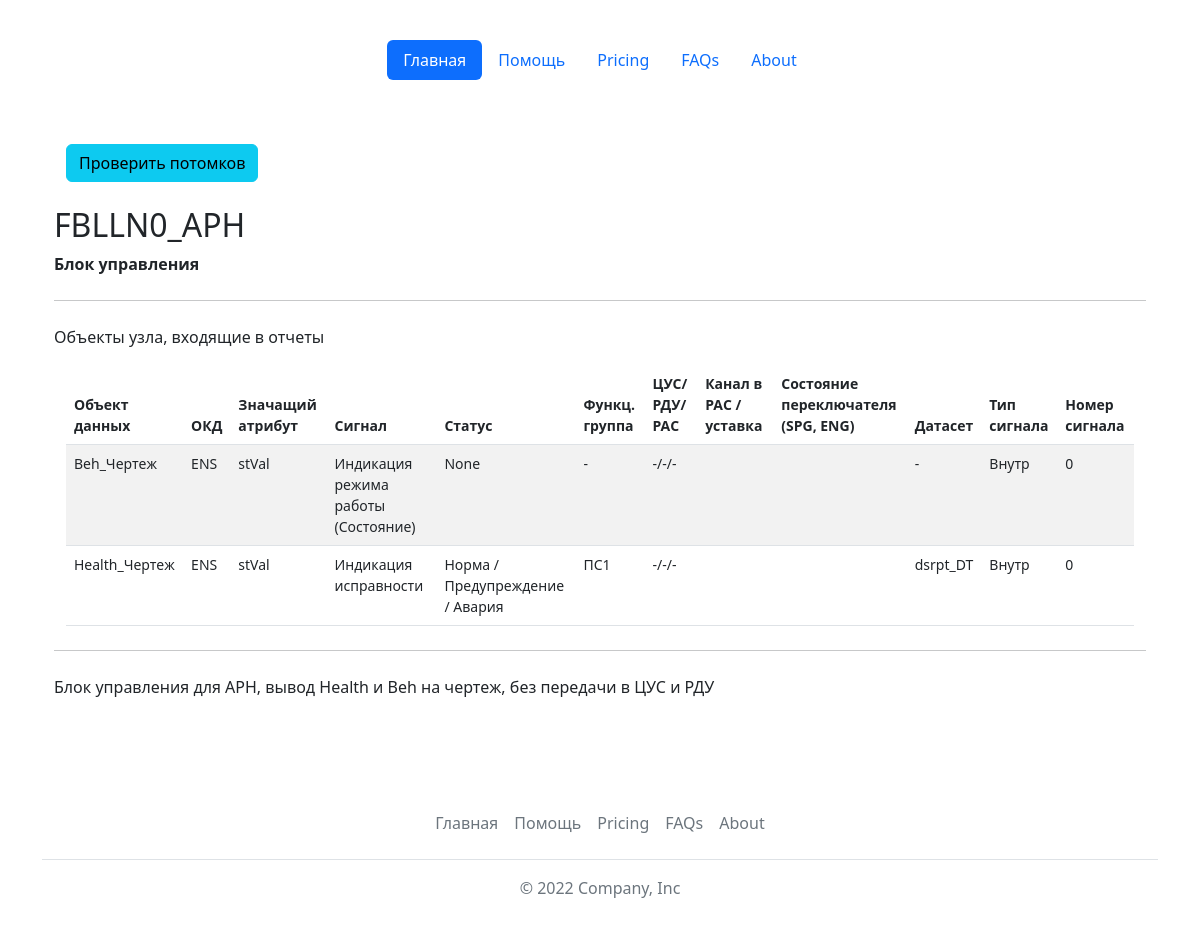
/lntypes/show/?name=FBLLN0_АРН&type=ln, run on the app's committed database.
### base_types/models.py (models this page shows, shortened)
class LogicNodesTypes(models.Model):
    id = models.AutoField(primary_key=True)
    name = models.CharField(max_length=64, verbose_name='Имя типа ЛУ', unique=True)
    description = models.TextField(max_length=1024, blank=True, verbose_name='Описание')
    explanation = models.TextField(max_length=2048, blank=True, verbose_name='Пояснение')
    class Meta:
        verbose_name = 'Тип логического узла'
        verbose_name_plural = 'Типы логических узлов'
        ordering = ['name']

class LNobject(models.Model):
    CUS_CHOICES = [
        ('+', '+'),
        ('-', '-')
    ]
    RAS_CHOICES = [
        ('+', '+'),
        ('-', '-'),
        ('П', 'П')
    ]
    SIG_CHOICES = [
        ('Внутр', 'Внутренний сигнал'),
        ('ВнутрШтрих', 'Внутренний штриховой'),
        ('-', 'Без прорисовки')
    ]
    id = models.AutoField(primary_key=True)
    data_object = models.ForeignKey(DataObjects, on_delete=models.CASCADE, verbose_name='Объект данных')
    cdc = models.ForeignKey(CDCs, on_delete=models.CASCADE, verbose_name='ОКД')
    signal = models.ForeignKey(Signals, on_delete=models.CASCADE, verbose_name='Сигнал', null=True, default='<не задан>')
    status = models.ForeignKey(Statuses, on_delete=models.CASCADE, verbose_name='Статус сигнала', blank=True, null=True)
    clue_attr = models.ForeignKey(ClueAttrs, on_delete=models.CASCADE, verbose_name='Значащий атрибут', default='<не задан>')
    func_group = models.IntegerField(verbose_name='Функ. группа', default=-1)
    cus = models.CharField(max_length=1, choices=CUS_CHOICES, default='-', verbose_name='ЦУС')
    rdu = models.CharField(max_length=1, choices=CUS_CHOICES, default='-', verbose_name='РДУ')
    ras = models.CharField(max_length=1, choices=RAS_CHOICES, default='-', verbose_name='РАС')
    dataset = models.ForeignKey(Datasets, on_delete=models.CASCADE, verbose_name='Датасет', blank=True, null=True)
    sgras_name = models.CharField(max_length=256, verbose_name='Обозначение РАС/Уставка', blank=True)
    sg_modes = models.ForeignKey(SG_modes, on_delete=models.PROTECT, verbose_name='Состояние программного ключа', blank=True, null=True) # добавил состояния прогрм ключа
    signal_type = models.CharField(max_length=32, choices=SIG_CHOICES, default='-', verbose_name='Тип сигнала (чертеж)')
    signal_number = models.IntegerField(verbose_name='Номер выхода (чертеж)', default=0)
    def __str__(self):
        return str(self.data_object)
    class Meta:
        verbose_name = 'Объект логического узла'
        verbose_name_plural = 'Объекты логических узлов'
        ordering = ['data_object']
    @property
    def get_dataset(self):
        if self.dataset:
            return str(self.dataset)
        else:
            return "-"
    @property
    def get_sg_modes(self):
        if self.sg_modes:
            return str(self.sg_modes)
        else:
            return ""

class DataObjects(models.Model):
    id = models.AutoField(primary_key=True)
    name = models.CharField(max_length=64, verbose_name='Объект данных', unique=True)
    def __str__(self):
        return self.name
    class Meta:
        verbose_name = 'Объект данных логического узла'
        verbose_name_plural = 'Объекты данных логического узла'
        ordering = ['name']

class CDCs(models.Model):
    id = models.AutoField(primary_key=True)
    name = models.CharField(max_length=64, verbose_name='ОКД', default='', unique=True)
    def __str__(self):
        return self.name
    class Meta:
        verbose_name = 'ОКД'
        verbose_name_plural = 'ОКД'
        ordering = ['name']

class ClueAttrs(models.Model):
    id = models.AutoField(primary_key=True)
    name = models.CharField(max_length=64, verbose_name='Описание', unique=True)
    def __str__(self):
        return self.name
    class Meta:
        verbose_name = 'Значащий атрибут'
        verbose_name_plural = 'Значащие атрибуты'
        ordering = ['name']

class Signals(models.Model):
    id = models.AutoField(primary_key=True)
    name = models.CharField(max_length=64, verbose_name='Сигналы', unique=True)
    def __str__(self):
        return self.name
    class Meta:
        verbose_name = 'Перечень сигналов'
        verbose_name_plural = 'Перечни сигналов'
        ordering = ['name']

class Statuses(models.Model):
    id = models.AutoField(primary_key=True)
    name = models.CharField(max_length=256, verbose_name='Статусы сигнала', unique=True)
    def __str__(self):
        return self.name
    class Meta:
        verbose_name = 'Статус сигнала'
        verbose_name_plural = 'Статусы сигнала'
        ordering = ['name']

class Datasets(models.Model):
    id = models.AutoField(primary_key=True)
    name = models.CharField(max_length=256, verbose_name='Датасет', unique=True)
    def __str__(self):
        return self.name
    class Meta:
        verbose_name = 'Датасет'
        verbose_name_plural = 'Датасеты'
        ordering = ['name']

### base_types/views.py (the view, shortened to what this page needs)
# urls.py: path('lntypes/show/', views.show),
def show(request):
    name = request.GET.get('name')
    type = request.GET.get('type')
    if type == 'ln':
        lntype = LogicNodesTypes.objects.get(name=name)
        objects = LNtypeObjConnections.objects.all().filter(ln_type=lntype.id)
        objs = list()
        for item in objects.iterator():
            print('------------>', item.ln_obj)
            object_id = DataObjects.objects.get(name=item.ln_obj)
            object = LNobject.objects.get(data_object=object_id)
            objs.append(object)
            print('------------>', objs)
        objs.sort(key=lambda x: (str(x.dataset), str(x.func_group))) #str(x.cdc)[2], str(x.cdc)[0]
        return render(request, 'base_types/showlnobj.html', {'objs': objs, 'lntype':lntype})

### templates/base_types/showlnobj.html (shortened to what this page needs)
{% extends 'base.html' %}
{% block content %}
<main class="container py-5">
        <div class="container small">
            <a href="/checkconns/?name={{lntype.name}}&type=ln_type">
                <button type="button" class="btn btn-info">Проверить потомков</button>
            </a>
        </div>
        {% if objs %}
        <h2 class="mt-4">{{lntype.name}}</h2>
        <p><strong>{{lntype.description}}</strong></p>
        <hr class="my-4">
        <p>Объекты узла, входящие в отчеты</p>
        <div class="container small">
        <table class="table table-striped table-hover">
            <thead>
                <tr>
                  <th scope="col">Объект данных</th>
                  <th scope="col">ОКД</th>
                  <th scope="col">Значащий атрибут</th>
                  <th scope="col">Сигнал</th>
                  <th scope="col">Статус</th>
                  <th scope="col">Функц. группа</th>
                  <th scope="col">ЦУС/ РДУ/ РАС</th>
                  <th scope="col">Канал в РАС / уставка</th>
                  <th scope="col">Состояние переключателя <br>(SPG, ENG)</th>
                  <th scope="col">Датасет</th>
                  <th scope="col">Тип сигнала</th>
                  <th scope="col">Номер сигнала</th>
                </tr>
            </thead>
            <tbody>
            {% for item in objs %}
                <tr>
                    <td>{{item.data_object}}</td>
                    <td>{{item.cdc}}</td>
                    <td>{{item.clue_attr}}</td>
                    <td>{{item.signal}}</td>
                    <td>{{item.status}}</td>
                    {% if item.func_group > 1 and item.func_group < 13 %}<td>ПС1</td>{% endif %}
                    {% if item.func_group > 23 or item.func_group < 1 %}<td>-</td>{% endif %}
                    <td>{{item.cus}}/{{item.rdu}}/{{item.ras}}</td>
                    <td>{{item.sgras_name}}</td>
                    <td>{{item.get_sg_modes}}</td>
                    <td>{{item.get_dataset}}</td>
                    <td>{{item.signal_type}}</td>
                    <td>{{item.signal_number}}</td>
                </tr>
            {% endfor %}
            </tbody>
        </table>
        </div>
        <hr class="my-4">
        <p>{{lntype.explanation}}</p>
        {% else %}
        <h2 class="mt-4">В типе логического узла "{{lntype.name}}" ({{lntype.description}}) нет объектов :(</h2>
        {% endif %}
</main>
{% endblock %}

### data on the page
LogicNodesTypes: name "FBLLN0_АРН", description "Блок управления", explanation "Блок управления для АРН, вывод Health и Beh на чертеж, без передачи в ЦУС и РДУ"
LNobject: data_object "Beh_Чертеж", cdc "ENS", clue_attr "stVal", signal "Индикация режима работы (Состояние)", status "None", cus "-", rdu "-", ras "-", get_dataset "-", signal_type "Внутр", signal_number "0"
LNobject: data_object "Health_Чертеж", cdc "ENS", clue_attr "stVal", signal "Индикация исправности", status "Норма / Предупреждение / Авария", func_group "ПС1", cus "-", rdu "-", ras "-", get_dataset "dsrpt_DT", signal_type "Внутр", signal_number "0"
